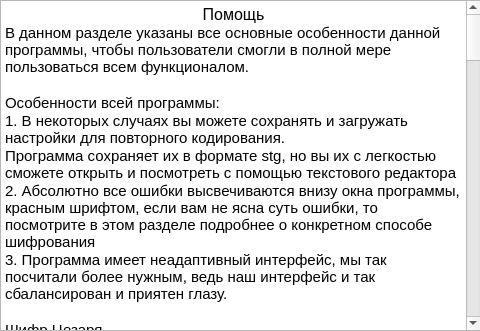
<?xml version="1.0" encoding="UTF-8"?>
<ui version="4.0">
 <class>MainWindow</class>
 <widget class="QMainWindow" name="MainWindow">
  <property name="geometry">
   <rect>
    <x>0</x>
    <y>0</y>
    <width>480</width>
    <height>331</height>
   </rect>
  </property>
  <property name="windowTitle">
   <string>Помощь</string>
  </property>
  <widget class="QWidget" name="centralwidget">
   <widget class="QTextBrowser" name="textBrowser">
    <property name="geometry">
     <rect>
      <x>0</x>
      <y>0</y>
      <width>481</width>
      <height>331</height>
     </rect>
    </property>
    <property name="html">
     <string>&lt;!DOCTYPE HTML PUBLIC &quot;-//W3C//DTD HTML 4.0//EN&quot; &quot;http://www.w3.org/TR/REC-html40/strict.dtd&quot;&gt;
&lt;html&gt;&lt;head&gt;&lt;meta name=&quot;qrichtext&quot; content=&quot;1&quot; /&gt;&lt;style type=&quot;text/css&quot;&gt;
p, li { white-space: pre-wrap; }
&lt;/style&gt;&lt;/head&gt;&lt;body style=&quot; font-family:'MS Shell Dlg 2'; font-size:8.25pt; font-weight:400; font-style:normal;&quot;&gt;
&lt;p align=&quot;center&quot; style=&quot; margin-top:0px; margin-bottom:0px; margin-left:0px; margin-right:0px; -qt-block-indent:0; text-indent:0px;&quot;&gt;&lt;span style=&quot; font-size:12pt;&quot;&gt;Помощь&lt;/span&gt;&lt;/p&gt;
&lt;p style=&quot; margin-top:0px; margin-bottom:0px; margin-left:0px; margin-right:0px; -qt-block-indent:0; text-indent:0px;&quot;&gt;&lt;span style=&quot; font-size:11pt;&quot;&gt;В данном разделе указаны все основные особенности данной программы, чтобы пользователи смогли в полной мере пользоваться всем функционалом.&lt;/span&gt;&lt;/p&gt;
&lt;p style=&quot;-qt-paragraph-type:empty; margin-top:0px; margin-bottom:0px; margin-left:0px; margin-right:0px; -qt-block-indent:0; text-indent:0px; font-size:11pt;&quot;&gt;&lt;br /&gt;&lt;/p&gt;
&lt;p style=&quot; margin-top:0px; margin-bottom:0px; margin-left:0px; margin-right:0px; -qt-block-indent:0; text-indent:0px;&quot;&gt;&lt;span style=&quot; font-size:11pt;&quot;&gt;Особенности всей программы:&lt;/span&gt;&lt;/p&gt;
&lt;p style=&quot; margin-top:0px; margin-bottom:0px; margin-left:0px; margin-right:0px; -qt-block-indent:0; text-indent:0px;&quot;&gt;&lt;span style=&quot; font-size:11pt;&quot;&gt;1. В некоторых случаях вы можете сохранять и загружать настройки для повторного кодирования.&lt;/span&gt;&lt;/p&gt;
&lt;p style=&quot; margin-top:0px; margin-bottom:0px; margin-left:0px; margin-right:0px; -qt-block-indent:0; text-indent:0px;&quot;&gt;&lt;span style=&quot; font-size:11pt;&quot;&gt;Программа сохраняет их в формате stg, но вы их с легкостью сможете открыть и посмотреть с помощью текстового редактора&lt;/span&gt;&lt;/p&gt;
&lt;p style=&quot; margin-top:0px; margin-bottom:0px; margin-left:0px; margin-right:0px; -qt-block-indent:0; text-indent:0px;&quot;&gt;&lt;span style=&quot; font-size:11pt;&quot;&gt;2. Абсолютно все ошибки высвечиваются внизу окна программы, красным шрифтом, если вам не ясна суть ошибки, то посмотрите в этом разделе подробнее о конкретном способе шифрования&lt;/span&gt;&lt;/p&gt;
&lt;p style=&quot; margin-top:0px; margin-bottom:0px; margin-left:0px; margin-right:0px; -qt-block-indent:0; text-indent:0px;&quot;&gt;&lt;span style=&quot; font-size:11pt;&quot;&gt;3. Программа имеет неадаптивный интерфейс, мы так посчитали более нужным, ведь наш интерфейс и так сбалансирован и приятен глазу.&lt;/span&gt;&lt;/p&gt;
&lt;p style=&quot;-qt-paragraph-type:empty; margin-top:0px; margin-bottom:0px; margin-left:0px; margin-right:0px; -qt-block-indent:0; text-indent:0px; font-size:11pt;&quot;&gt;&lt;br /&gt;&lt;/p&gt;
&lt;p style=&quot; margin-top:0px; margin-bottom:0px; margin-left:0px; margin-right:0px; -qt-block-indent:0; text-indent:0px;&quot;&gt;&lt;span style=&quot; font-size:11pt;&quot;&gt;Шифр Цезаря.&lt;/span&gt;&lt;/p&gt;
&lt;p style=&quot; margin-top:0px; margin-bottom:0px; margin-left:0px; margin-right:0px; -qt-block-indent:0; text-indent:0px;&quot;&gt;&lt;span style=&quot; font-size:11pt;&quot;&gt;Особенности:&lt;/span&gt;&lt;/p&gt;
&lt;p style=&quot; margin-top:0px; margin-bottom:0px; margin-left:0px; margin-right:0px; -qt-block-indent:0; text-indent:0px;&quot;&gt;&lt;span style=&quot; font-size:11pt;&quot;&gt;1. Абсолютно все несловарные символы остаются без изменений(цифры, знаки препинания, буквы другого языка)&lt;br /&gt;2. Ключ, или же &amp;quot;сдвиг&amp;quot; может быть ТОЛЬКО целым числом&lt;/span&gt;&lt;/p&gt;
&lt;p style=&quot; margin-top:0px; margin-bottom:0px; margin-left:0px; margin-right:0px; -qt-block-indent:0; text-indent:0px;&quot;&gt;&lt;span style=&quot; font-size:11pt;&quot;&gt;3. Параметр &amp;quot;Сохранение регистра&amp;quot; отвечает за сохранение заглавных букв при кодировании и декодировании, в другом случае весь текст будет приведен к нижнему регистру.&lt;/span&gt;&lt;/p&gt;
&lt;p style=&quot; margin-top:0px; margin-bottom:0px; margin-left:0px; margin-right:0px; -qt-block-indent:0; text-indent:0px;&quot;&gt;&lt;span style=&quot; font-size:11pt;&quot;&gt;Панель ошибок:&lt;/span&gt;&lt;/p&gt;
&lt;p style=&quot; margin-top:0px; margin-bottom:0px; margin-left:0px; margin-right:0px; -qt-block-indent:0; text-indent:0px;&quot;&gt;&lt;span style=&quot; font-size:11pt;&quot;&gt;1. &lt;/span&gt;&lt;span style=&quot; font-family:'JetBrains Mono','monospace'; font-size:11pt; color:#000001;&quot;&gt;Ключ должен быть целым числом! - Неверный форма ключа&lt;/span&gt;&lt;/p&gt;
&lt;p style=&quot; margin-top:0px; margin-bottom:0px; margin-left:0px; margin-right:0px; -qt-block-indent:0; text-indent:0px;&quot;&gt;&lt;span style=&quot; font-family:'JetBrains Mono','monospace'; font-size:11pt; color:#000001;&quot;&gt;2. Введён неверный язык! - Указан неверный язык, пример правильного языка: RU, ENG.&lt;/span&gt;&lt;/p&gt;
&lt;p style=&quot;-qt-paragraph-type:empty; margin-top:0px; margin-bottom:0px; margin-left:0px; margin-right:0px; -qt-block-indent:0; text-indent:0px; font-family:'JetBrains Mono','monospace'; font-size:11pt; color:#000001;&quot;&gt;&lt;br /&gt;&lt;/p&gt;
&lt;p style=&quot; margin-top:0px; margin-bottom:0px; margin-left:0px; margin-right:0px; -qt-block-indent:0; text-indent:0px;&quot;&gt;&lt;span style=&quot; font-family:'JetBrains Mono','monospace'; font-size:11pt; color:#000001;&quot;&gt;Шифр Вижинера.&lt;/span&gt;&lt;/p&gt;
&lt;p style=&quot; margin-top:0px; margin-bottom:0px; margin-left:0px; margin-right:0px; -qt-block-indent:0; text-indent:0px;&quot;&gt;&lt;span style=&quot; font-family:'JetBrains Mono','monospace'; font-size:11pt; color:#000001;&quot;&gt;Особенности:&lt;/span&gt;&lt;/p&gt;
&lt;p style=&quot; margin-top:0px; margin-bottom:0px; margin-left:0px; margin-right:0px; -qt-block-indent:0; text-indent:0px;&quot;&gt;&lt;span style=&quot; font-family:'JetBrains Mono','monospace'; font-size:11pt; color:#000001;&quot;&gt;1. Мы используем классический метод шифрования, поэтому абсолютно все знаки препинания буду автоматически удалены из текста&lt;/span&gt;&lt;/p&gt;
&lt;p style=&quot; margin-top:0px; margin-bottom:0px; margin-left:0px; margin-right:0px; -qt-block-indent:0; text-indent:0px;&quot;&gt;&lt;span style=&quot; font-family:'JetBrains Mono','monospace'; font-size:11pt; color:#000001;&quot;&gt;2. Ключ и сам текст сообщения должны быть одного языка&lt;/span&gt;&lt;/p&gt;
&lt;p style=&quot; margin-top:0px; margin-bottom:0px; margin-left:0px; margin-right:0px; -qt-block-indent:0; text-indent:0px;&quot;&gt;&lt;span style=&quot; font-family:'JetBrains Mono','monospace'; font-size:11pt; color:#000001;&quot;&gt;3. В ключе не предусмотрено использование цифр.&lt;/span&gt;&lt;/p&gt;
&lt;p style=&quot; margin-top:0px; margin-bottom:0px; margin-left:0px; margin-right:0px; -qt-block-indent:0; text-indent:0px;&quot;&gt;&lt;span style=&quot; font-family:'JetBrains Mono','monospace'; font-size:11pt; color:#000001;&quot;&gt;Панель ошибок:&lt;/span&gt;&lt;/p&gt;
&lt;p style=&quot; margin-top:0px; margin-bottom:0px; margin-left:0px; margin-right:0px; -qt-block-indent:0; text-indent:0px;&quot;&gt;&lt;span style=&quot; font-family:'JetBrains Mono','monospace'; font-size:11pt; color:#000001;&quot;&gt;1. Введён неверный язык! - Указан неверный язык, пример правильного языка: RU, ENG&lt;/span&gt;&lt;/p&gt;
&lt;p style=&quot; margin-top:0px; margin-bottom:0px; margin-left:0px; margin-right:0px; -qt-block-indent:0; text-indent:0px;&quot;&gt;&lt;span style=&quot; font-family:'JetBrains Mono','monospace'; font-size:11pt; color:#000001;&quot;&gt;2. В тексте или в ключе есть символ другого языка! - Проверьте сообщение и ключ шифрования, в нем содержаться недопустимые символы.&lt;/span&gt;&lt;/p&gt;
&lt;p style=&quot;-qt-paragraph-type:empty; margin-top:0px; margin-bottom:0px; margin-left:0px; margin-right:0px; -qt-block-indent:0; text-indent:0px; font-size:11pt;&quot;&gt;&lt;br /&gt;&lt;/p&gt;
&lt;p style=&quot; margin-top:0px; margin-bottom:0px; margin-left:0px; margin-right:0px; -qt-block-indent:0; text-indent:0px;&quot;&gt;&lt;span style=&quot; font-size:11pt;&quot;&gt;Азбука морзе.&lt;/span&gt;&lt;/p&gt;
&lt;p style=&quot; margin-top:0px; margin-bottom:0px; margin-left:0px; margin-right:0px; -qt-block-indent:0; text-indent:0px;&quot;&gt;&lt;span style=&quot; font-size:11pt;&quot;&gt;Особенности:&lt;/span&gt;&lt;/p&gt;
&lt;p style=&quot; margin-top:0px; margin-bottom:0px; margin-left:0px; margin-right:0px; -qt-block-indent:0; text-indent:0px;&quot;&gt;&lt;span style=&quot; font-size:11pt;&quot;&gt;1. Азбука морзе может принимать только один язык на вход, комбинировать их не получится&lt;/span&gt;&lt;/p&gt;
&lt;p style=&quot; margin-top:0px; margin-bottom:0px; margin-left:0px; margin-right:0px; -qt-block-indent:0; text-indent:0px;&quot;&gt;&lt;span style=&quot; font-size:11pt;&quot;&gt;2. Все символы не входящие в алфавит языка будут просто пропущены.&lt;br /&gt;Панель ошибок:&lt;/span&gt;&lt;/p&gt;
&lt;p style=&quot; margin-top:0px; margin-bottom:0px; margin-left:0px; margin-right:0px; -qt-block-indent:0; text-indent:0px;&quot;&gt;&lt;span style=&quot; font-size:11pt;&quot;&gt;1. &lt;/span&gt;&lt;span style=&quot; font-family:'JetBrains Mono','monospace'; font-size:11pt; color:#000001;&quot;&gt;Введён неверный язык! - Указан неверный язык, пример правильного языка: RU, ENG.&lt;/span&gt;&lt;/p&gt;
&lt;p style=&quot;-qt-paragraph-type:empty; margin-top:0px; margin-bottom:0px; margin-left:0px; margin-right:0px; -qt-block-indent:0; text-indent:0px; font-family:'JetBrains Mono','monospace'; font-size:11pt; color:#000001;&quot;&gt;&lt;br /&gt;&lt;/p&gt;
&lt;p style=&quot; margin-top:0px; margin-bottom:0px; margin-left:0px; margin-right:0px; -qt-block-indent:0; text-indent:0px;&quot;&gt;&lt;span style=&quot; font-family:'JetBrains Mono','monospace'; font-size:11pt; color:#000001;&quot;&gt;Добавление моноалфавитного словаря.&lt;/span&gt;&lt;/p&gt;
&lt;p style=&quot; margin-top:0px; margin-bottom:0px; margin-left:0px; margin-right:0px; -qt-block-indent:0; text-indent:0px;&quot;&gt;&lt;span style=&quot; font-family:'JetBrains Mono','monospace'; font-size:11pt; color:#000001;&quot;&gt;Особенности:&lt;/span&gt;&lt;/p&gt;
&lt;p style=&quot; margin-top:0px; margin-bottom:0px; margin-left:0px; margin-right:0px; -qt-block-indent:0; text-indent:0px;&quot;&gt;&lt;span style=&quot; font-family:'JetBrains Mono','monospace'; font-size:11pt; color:#000001;&quot;&gt;1. Параметр &amp;quot;Автоматическое добавление заглавных букв&amp;quot; отвечает за автоматическое добавление в ваш словарь заглавных букв&lt;br /&gt;Например:&lt;/span&gt;&lt;/p&gt;
&lt;p style=&quot; margin-top:0px; margin-bottom:0px; margin-left:0px; margin-right:0px; -qt-block-indent:0; text-indent:0px;&quot;&gt;&lt;span style=&quot; font-family:'JetBrains Mono','monospace'; font-size:11pt; color:#000001;&quot;&gt;Вы добавляете символы s и r с включенным параметром, тогда программа автоматически добавит сочтание S и R&lt;br /&gt;2. Параметр &amp;quot;зеркальное добавление&amp;quot; отвечает за автоматическое добавление обратной связи символов в ваш словарь&lt;/span&gt;&lt;/p&gt;
&lt;p style=&quot; margin-top:0px; margin-bottom:0px; margin-left:0px; margin-right:0px; -qt-block-indent:0; text-indent:0px;&quot;&gt;&lt;span style=&quot; font-family:'JetBrains Mono','monospace'; font-size:11pt; color:#000001;&quot;&gt;Например:&lt;/span&gt;&lt;/p&gt;
&lt;p style=&quot; margin-top:0px; margin-bottom:0px; margin-left:0px; margin-right:0px; -qt-block-indent:0; text-indent:0px;&quot;&gt;&lt;span style=&quot; font-family:'JetBrains Mono','monospace'; font-size:11pt; color:#000001;&quot;&gt;Вы добавляете символы s и r с включенным этим параметром, тогда программа автоматически добавит связь r и s&lt;/span&gt;&lt;/p&gt;
&lt;p style=&quot; margin-top:0px; margin-bottom:0px; margin-left:0px; margin-right:0px; -qt-block-indent:0; text-indent:0px;&quot;&gt;&lt;span style=&quot; font-family:'JetBrains Mono','monospace'; font-size:11pt; color:#000001;&quot;&gt;*Крайне рекомендуется использование этих параметров при простом кодировании&lt;/span&gt;&lt;/p&gt;
&lt;p style=&quot; margin-top:0px; margin-bottom:0px; margin-left:0px; margin-right:0px; -qt-block-indent:0; text-indent:0px;&quot;&gt;&lt;span style=&quot; font-family:'JetBrains Mono','monospace'; font-size:11pt; color:#000001;&quot;&gt;3. В ваш словарь автоматически добавлены пробел и знак перевода строки&lt;/span&gt;&lt;/p&gt;
&lt;p style=&quot; margin-top:0px; margin-bottom:0px; margin-left:0px; margin-right:0px; -qt-block-indent:0; text-indent:0px;&quot;&gt;&lt;span style=&quot; font-family:'JetBrains Mono','monospace'; font-size:11pt; color:#000001;&quot;&gt;4. : разделяет кодируемые символы, | разделяет столбцы в словаре при проверке&lt;/span&gt;&lt;/p&gt;
&lt;p style=&quot; margin-top:0px; margin-bottom:0px; margin-left:0px; margin-right:0px; -qt-block-indent:0; text-indent:0px;&quot;&gt;&lt;span style=&quot; font-family:'JetBrains Mono','monospace'; font-size:11pt; color:#000001;&quot;&gt;5. При повторном добавлении символа в словарь программа сохранит последнее значение&lt;/span&gt;&lt;/p&gt;
&lt;p style=&quot; margin-top:0px; margin-bottom:0px; margin-left:0px; margin-right:0px; -qt-block-indent:0; text-indent:0px;&quot;&gt;&lt;span style=&quot; font-family:'JetBrains Mono','monospace'; font-size:11pt; color:#000001;&quot;&gt;6. Программа сохраняет словарь в расширении .dct, вы с легкостью его сможете его изменить, открыв его с помощью текствого редактора.&lt;/span&gt;&lt;/p&gt;
&lt;p style=&quot; margin-top:0px; margin-bottom:0px; margin-left:0px; margin-right:0px; -qt-block-indent:0; text-indent:0px;&quot;&gt;&lt;span style=&quot; font-family:'JetBrains Mono','monospace'; font-size:11pt; color:#000001;&quot;&gt;Панель ошибок:&lt;/span&gt;&lt;/p&gt;
&lt;p style=&quot; margin-top:0px; margin-bottom:0px; margin-left:0px; margin-right:0px; -qt-block-indent:0; text-indent:0px;&quot;&gt;&lt;span style=&quot; font-family:'JetBrains Mono','monospace'; font-size:11pt; color:#000001;&quot;&gt;1. Добавить в словарь можно только посимвольно! - Вы хотели добавить в словарь два и более символом, это не допустимо&lt;br /&gt;Пример:&lt;/span&gt;&lt;/p&gt;
&lt;p style=&quot; margin-top:0px; margin-bottom:0px; margin-left:0px; margin-right:0px; -qt-block-indent:0; text-indent:0px;&quot;&gt;&lt;span style=&quot; font-family:'JetBrains Mono','monospace'; font-size:11pt; color:#000001;&quot;&gt;df и g - Ошибка&lt;br /&gt;d и g - Все верно&lt;/span&gt;&lt;/p&gt;
&lt;p style=&quot; margin-top:0px; margin-bottom:0px; margin-left:0px; margin-right:0px; -qt-block-indent:0; text-indent:0px;&quot;&gt;&lt;span style=&quot; font-family:'JetBrains Mono','monospace'; font-size:11pt; color:#000001;&quot;&gt;2. Два символа не могут кодироваться как один! - Вы уже добавили такой символ для кодирования&lt;/span&gt;&lt;/p&gt;
&lt;p style=&quot; margin-top:0px; margin-bottom:0px; margin-left:0px; margin-right:0px; -qt-block-indent:0; text-indent:0px;&quot;&gt;&lt;span style=&quot; font-family:'JetBrains Mono','monospace'; font-size:11pt; color:#000001;&quot;&gt;Пример:&lt;/span&gt;&lt;/p&gt;
&lt;p style=&quot; margin-top:0px; margin-bottom:0px; margin-left:0px; margin-right:0px; -qt-block-indent:0; text-indent:0px;&quot;&gt;&lt;span style=&quot; font-family:'JetBrains Mono','monospace'; font-size:11pt; color:#000001;&quot;&gt;d и g - Все верно&lt;/span&gt;&lt;/p&gt;
&lt;p style=&quot; margin-top:0px; margin-bottom:0px; margin-left:0px; margin-right:0px; -qt-block-indent:0; text-indent:0px;&quot;&gt;&lt;span style=&quot; font-family:'JetBrains Mono','monospace'; font-size:11pt; color:#000001;&quot;&gt;t и g - Ошибка, g уже используется в словаре&lt;/span&gt;&lt;/p&gt;
&lt;p style=&quot; margin-top:0px; margin-bottom:0px; margin-left:0px; margin-right:0px; -qt-block-indent:0; text-indent:0px;&quot;&gt;&lt;span style=&quot; font-family:'JetBrains Mono','monospace'; font-size:11pt; color:#000001;&quot;&gt;3. Буквы должны быть записаны в нижнем регистре! - Неверный формат ввода&lt;br /&gt;Пример:&lt;/span&gt;&lt;/p&gt;
&lt;p style=&quot; margin-top:0px; margin-bottom:0px; margin-left:0px; margin-right:0px; -qt-block-indent:0; text-indent:0px;&quot;&gt;&lt;span style=&quot; font-family:'JetBrains Mono','monospace'; font-size:11pt; color:#000001;&quot;&gt;g и t - Все верно&lt;/span&gt;&lt;/p&gt;
&lt;p style=&quot; margin-top:0px; margin-bottom:0px; margin-left:0px; margin-right:0px; -qt-block-indent:0; text-indent:0px;&quot;&gt;&lt;span style=&quot; font-family:'JetBrains Mono','monospace'; font-size:11pt; color:#000001;&quot;&gt;G и t - Ошибка.&lt;br /&gt;&lt;br /&gt;Использование моноафлватиного словаря.&lt;/span&gt;&lt;/p&gt;
&lt;p style=&quot; margin-top:0px; margin-bottom:0px; margin-left:0px; margin-right:0px; -qt-block-indent:0; text-indent:0px;&quot;&gt;&lt;span style=&quot; font-family:'JetBrains Mono','monospace'; font-size:11pt; color:#000001;&quot;&gt;Особенности:&lt;/span&gt;&lt;/p&gt;
&lt;p style=&quot; margin-top:0px; margin-bottom:0px; margin-left:0px; margin-right:0px; -qt-block-indent:0; text-indent:0px;&quot;&gt;&lt;span style=&quot; font-family:'JetBrains Mono','monospace'; font-size:11pt; color:#000001;&quot;&gt;1. Текст должен содержать только те символы, которые есть в загруженном словаре&lt;/span&gt;&lt;/p&gt;
&lt;p style=&quot; margin-top:0px; margin-bottom:0px; margin-left:0px; margin-right:0px; -qt-block-indent:0; text-indent:0px;&quot;&gt;&lt;span style=&quot; font-family:'JetBrains Mono','monospace'; font-size:11pt; color:#000001;&quot;&gt;2. Это окно используется как для шифрования так и для дешифрования&lt;/span&gt;&lt;/p&gt;
&lt;p style=&quot; margin-top:0px; margin-bottom:0px; margin-left:0px; margin-right:0px; -qt-block-indent:0; text-indent:0px;&quot;&gt;&lt;span style=&quot; font-family:'JetBrains Mono','monospace'; font-size:11pt; color:#000001;&quot;&gt;3. Здесь же вы можете просмотреть загруженный словарь.&lt;/span&gt;&lt;/p&gt;
&lt;p style=&quot; margin-top:0px; margin-bottom:0px; margin-left:0px; margin-right:0px; -qt-block-indent:0; text-indent:0px;&quot;&gt;&lt;span style=&quot; font-family:'JetBrains Mono','monospace'; font-size:11pt; color:#000001;&quot;&gt;Панель ошибок:&lt;/span&gt;&lt;/p&gt;
&lt;p style=&quot; margin-top:0px; margin-bottom:0px; margin-left:0px; margin-right:0px; -qt-block-indent:0; text-indent:0px;&quot;&gt;&lt;span style=&quot; font-family:'JetBrains Mono','monospace'; font-size:11pt; color:#000001;&quot;&gt;1. Неверный формат словаря! - Похоже, вы вручную изменели словарь, откройте файл в текстовом редакторе и проверь корректность заболнения, или просо создайте новый словарь&lt;/span&gt;&lt;/p&gt;
&lt;p style=&quot; margin-top:0px; margin-bottom:0px; margin-left:0px; margin-right:0px; -qt-block-indent:0; text-indent:0px;&quot;&gt;&lt;span style=&quot; font-family:'JetBrains Mono','monospace'; font-size:11pt; color:#000001;&quot;&gt;2. В тексте есть некодируемые символы! - Проверьте загруженный словарь и текст сообщения, в них есть различающиеся символы.&lt;/span&gt;&lt;/p&gt;
&lt;p style=&quot;-qt-paragraph-type:empty; margin-top:0px; margin-bottom:0px; margin-left:0px; margin-right:0px; -qt-block-indent:0; text-indent:0px; font-family:'JetBrains Mono','monospace'; font-size:11pt; color:#000001;&quot;&gt;&lt;br /&gt;&lt;/p&gt;
&lt;p style=&quot; margin-top:0px; margin-bottom:0px; margin-left:0px; margin-right:0px; -qt-block-indent:0; text-indent:0px;&quot;&gt;&lt;span style=&quot; font-family:'JetBrains Mono','monospace'; font-size:11pt; color:#000001;&quot;&gt;Перевод в системы счисления.&lt;/span&gt;&lt;/p&gt;
&lt;p style=&quot; margin-top:0px; margin-bottom:0px; margin-left:0px; margin-right:0px; -qt-block-indent:0; text-indent:0px;&quot;&gt;&lt;span style=&quot; font-family:'JetBrains Mono','monospace'; font-size:11pt; color:#000001;&quot;&gt;Особенности:&lt;/span&gt;&lt;/p&gt;
&lt;p style=&quot; margin-top:0px; margin-bottom:0px; margin-left:0px; margin-right:0px; -qt-block-indent:0; text-indent:0px;&quot;&gt;&lt;span style=&quot; font-family:'JetBrains Mono','monospace'; font-size:11pt; color:#000001;&quot;&gt;1. Программа использует кодировку unicode, поэтому текст, зашифрованный в другой кодировке будет не правильно кодироваться&lt;/span&gt;&lt;/p&gt;
&lt;p style=&quot; margin-top:0px; margin-bottom:0px; margin-left:0px; margin-right:0px; -qt-block-indent:0; text-indent:0px;&quot;&gt;&lt;span style=&quot; font-family:'JetBrains Mono','monospace'; font-size:11pt; color:#000001;&quot;&gt;2. Программа кодирует текст абсолютно любого содержания, никаких ограничений нет.&lt;/span&gt;&lt;/p&gt;
&lt;p style=&quot; margin-top:0px; margin-bottom:0px; margin-left:0px; margin-right:0px; -qt-block-indent:0; text-indent:0px;&quot;&gt;&lt;span style=&quot; font-family:'JetBrains Mono','monospace'; font-size:11pt; color:#000001;&quot;&gt;Панель ошибок:&lt;/span&gt;&lt;/p&gt;
&lt;p style=&quot; margin-top:0px; margin-bottom:0px; margin-left:0px; margin-right:0px; -qt-block-indent:0; text-indent:0px;&quot;&gt;&lt;span style=&quot; font-family:'JetBrains Mono','monospace'; font-size:11pt; color:#000001;&quot;&gt;1. Неверный формат текста! - Введен неверный текст, для 2-ной СС длина текста должна быть кратна 8, для 8 - 6 , для 16 - 4.&lt;br /&gt;&lt;/span&gt;&lt;/p&gt;&lt;/body&gt;&lt;/html&gt;</string>
    </property>
   </widget>
  </widget>
 </widget>
 <resources/>
 <connections/>
</ui>
